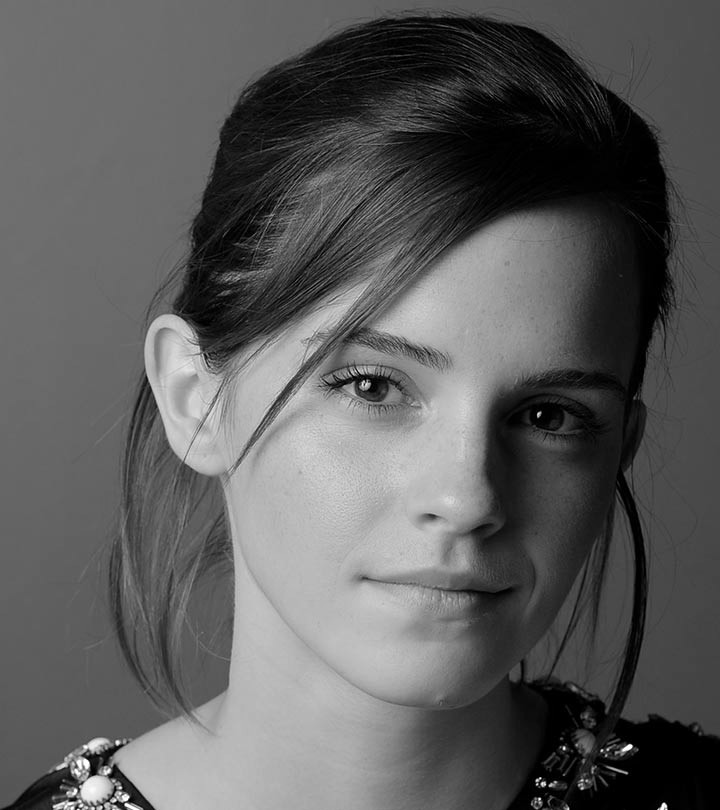
#> input picture emma_gray.jpg, 720 x 810 px
$ jupyter execute final.ipynb
#> lines starting #> are read from the running program, lines starting #| are printed output that depends on the picture
### 1. Implementing the intensity transformation

[cell 1]
import cv2 as cv
import matplotlib.pyplot as plt
import numpy as np

#generating intensity map
transform = np.linspace(start = 0, stop = 50, num = 51, dtype=np.uint8)
transform = np.insert(transform,transform.size, np.linspace(start = 100, stop = 255, num = 100, dtype=np.uint8))
transform = np.insert(transform,transform.size-1, np.linspace(start = 150, stop = 255, num = 105, dtype=np.uint8))
#print(transform.size)
fig,ax = plt.subplots()
ax.plot(transform)
ax.set_xlabel( r'Input Intensity, $f(\mathbf{x})$')
ax.set_ylabel('Output Intensity, $\mathrm{T}[f(\mathbf{x})]$')
ax.set_xlim(0, 255)
ax.set_ylim(0, 255)
ax.set_aspect('equal')
plt.savefig('task1_transform.png')
#> figure, not shown here; curve peaks at x = 254, y = 255
plt.show()

img_orig = cv.imread('emma_gray.jpg', cv.IMREAD_GRAYSCALE)
#> img_orig is the input picture: shape (810, 720); min 0, max 255, mean 92.2
image_transformed = cv.LUT(img_orig, transform)
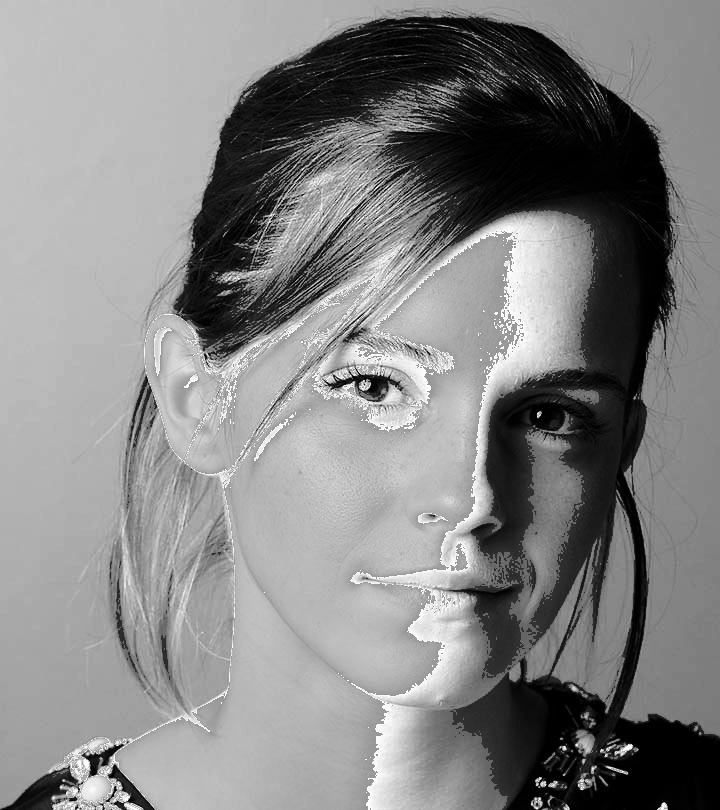
#> image_transformed: shape (810, 720); min 0, max 255, mean 132.4
fig,ax = plt.subplots(1,2,figsize=(10,30))
ax[0].imshow(img_orig,cmap='gray', vmin=0, vmax=255)
ax[1].imshow(image_transformed,cmap='gray', vmin=0, vmax=255)
plt.show()

### 2. Apply a similar operation as above to fig 2

[cell 2]
import cv2 as cv
import matplotlib.pyplot as plt
import numpy as np
#generating intensity map
img_orig2 = cv.imread('brain_proton_density_slice.png', cv.IMREAD_GRAYSCALE)
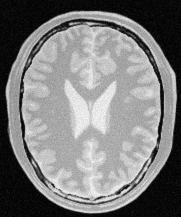
#> input picture brain_proton_density_slice.png, 181 x 217 px
#> img_orig2 is the input picture: shape (217, 181); min 0, max 251, mean 123.7
#Looking at histogram to take an idea about creating transformation array
hist = cv.calcHist([img_orig2], [0], None, [256], [0,256])
#> hist = 256 values, max 1097 at index 7, min 0 at index 248, mean 153.4
plt.plot(hist)
plt.xlim([0,256])
plt.show()
#> figure, not shown here; curve peaks at x = 7, y = 1097

transform2 = np.linspace(start = 0, stop = 150, num = 150, dtype=np.uint8)
transform2 = np.insert(transform2,transform2.size, np.linspace(start = 150, stop = 155, num = 30, dtype=np.uint8))
transform2 = np.insert(transform2,transform2.size, np.linspace(start = 200, stop = 255, num = 76, dtype=np.uint8))

print(transform2.size)
fig,ax = plt.subplots()
ax.plot(transform2)
ax.set_xlabel( r'Input Intensity, $f(\mathbf{x})$')
ax.set_ylabel('Output Intensity, $\mathrm{T}[f(\mathbf{x})]$')
ax.set_xlim(0, 255)
ax.set_ylim(0, 255)
ax.set_aspect('equal')
plt.savefig('task2_transform.png')
#> figure, not shown here; curve peaks at x = 255, y = 255
plt.show()

img_orig2_blur = cv.GaussianBlur(img_orig2,(5,5),0)#filter before transformation

image_transformed2 = cv.LUT(img_orig2_blur, transform2)
fig,ax = plt.subplots(1,2,figsize=(10,30))
ax[0].imshow(img_orig2,cmap='gray', vmin=0, vmax=255)
ax[1].imshow(image_transformed2,cmap='gray', vmin=0, vmax=255)
plt.show()

### 3. Gamma Correction

[cell 3]
import cv2 as cv
import numpy as np
import matplotlib.pyplot as plt

bgr_img = cv.imread('highlights_and_shadows.jpg', cv.IMREAD_COLOR)
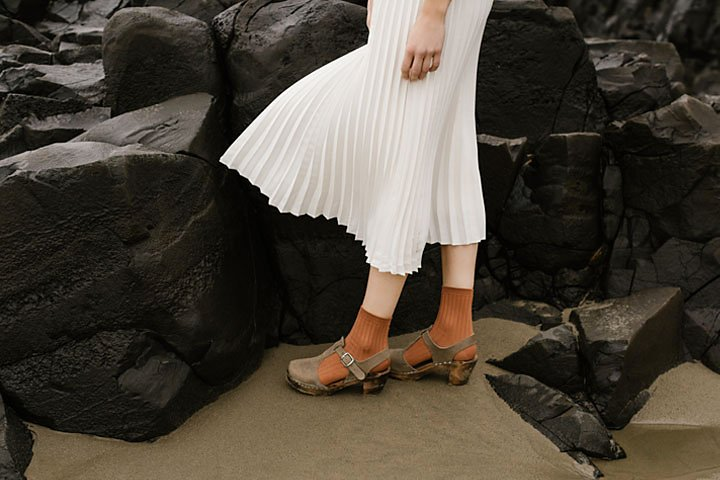
#> input picture highlights_and_shadows.jpg, 720 x 480 px
#> bgr_img is the input picture: shape (480, 720, 3); mean B, G, R 58.1, 68.6, 75.7
rgb_img = cv.cvtColor(bgr_img, cv.COLOR_BGR2RGB)
lab_image = cv.cvtColor(bgr_img, cv.COLOR_BGR2Lab)
#> lab_image: shape (480, 720, 3); mean of channels 0, 1, 2 71.3, 129.1, 135
fig,ax = plt.subplots(1,2,figsize=(10,30))
ax[0].imshow(rgb_img, vmin=0, vmax=255)
ax[1].imshow(lab_image, vmin=0, vmax=255)
plt.show()

L,A,B=cv.split(lab_image) #splitting channels
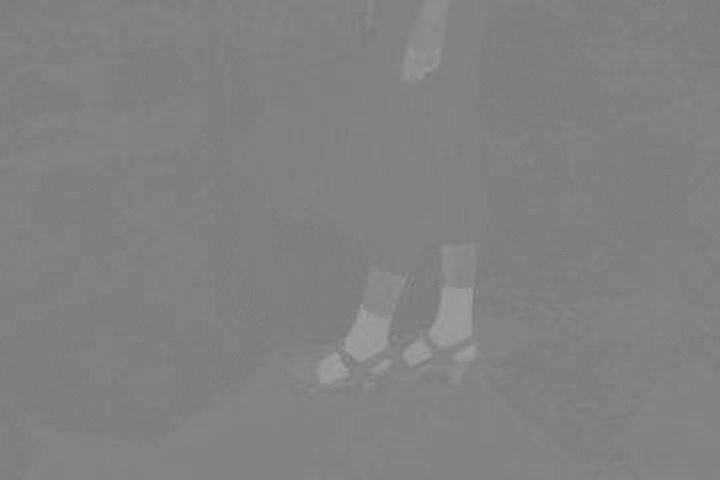
#> A: shape (480, 720); min 119, max 160, mean 129.1

def gammagenerator(source_img, gamma_value):

#> called with gamma_value = 2.2
    conv_table = [((i / 255) ** (1 / gamma_value)) * 255 for i in range(256)]
    conv_table = np.array(conv_table, np.uint8)
    return cv.LUT(source_img, conv_table)

gammaImg1 = cv.merge([gammagenerator(L, 2.2), A, B])  #applying gamma correction & combining channels
#> gammaImg1: shape (480, 720, 3); mean of channels 0, 1, 2 124.3, 129.1, 135

gammaImg1_rgb = cv.cvtColor(gammaImg1, cv.COLOR_Lab2RGB)
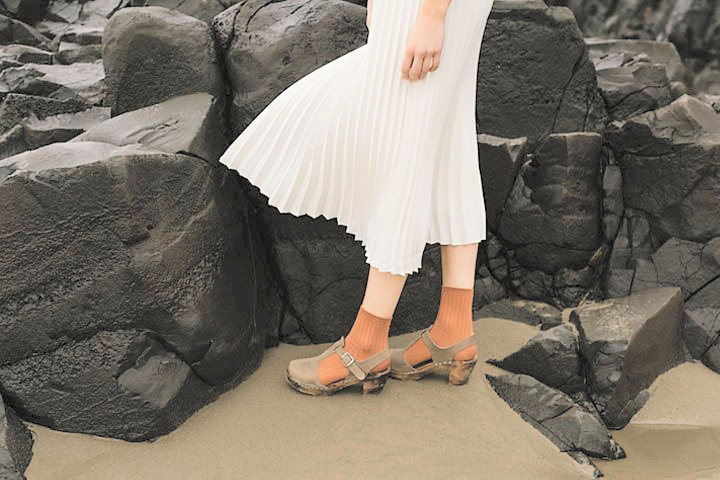
#> gammaImg1_rgb: shape (480, 720, 3); mean R, G, B 125.5, 117.6, 106.6
gammaImg2 = cv.merge([gammagenerator(L, 0.5), A, B])  #applying gamma correction & combining channels
#> gammaImg2: shape (480, 720, 3); mean of channels 0, 1, 2 38.6, 129.1, 135
gammaImg2_rgb = cv.cvtColor(gammaImg2, cv.COLOR_Lab2RGB)
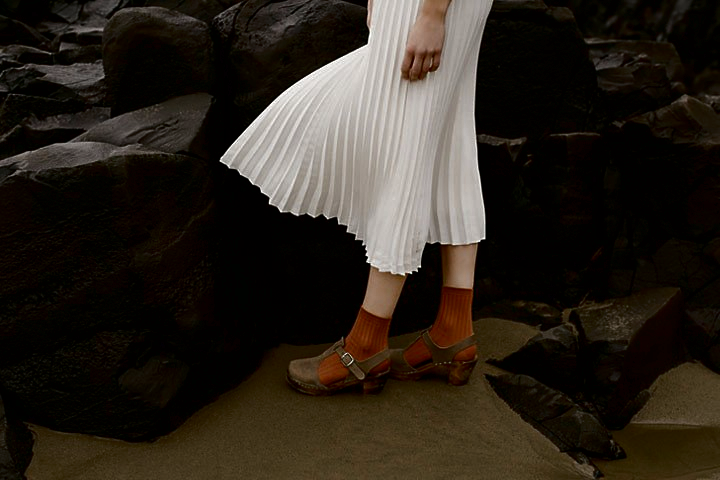
#> gammaImg2_rgb: shape (480, 720, 3); mean R, G, B 43.7, 36.7, 28.6

fig,ax = plt.subplots(1,3,figsize=(10,30))
ax[0].imshow(rgb_img, vmin=0, vmax=255)
ax[1].imshow(gammaImg1_rgb, vmin=0, vmax=255)
ax[2].imshow(gammaImg2_rgb, vmin=0, vmax=255)
plt.show()

### 4. Histogram Equalization

[cell 4]
import cv2 as cv
import numpy as np
import matplotlib.pyplot as plt

img=cv.imread('shells.png',cv.IMREAD_GRAYSCALE)
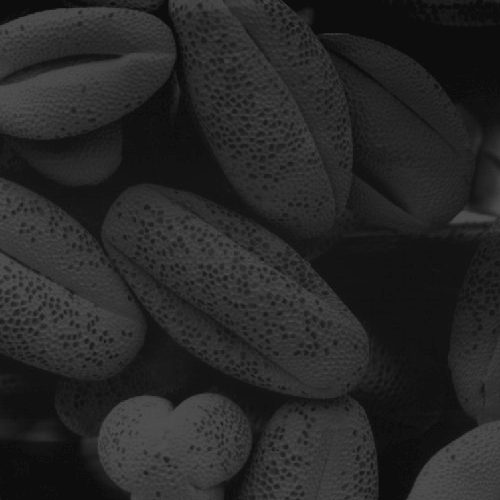
#> input picture shells.png, 500 x 500 px
#> img is the input picture: shape (500, 500); min 13, max 83, mean 38.7

hist,bins=np.histogram(img.ravel(),256,[0,256])
#> hist = 256 values, max 17718 at index 13, min 0 at index 0, mean 976.6; bins = 257 values from 0 to 256
cdf=hist.cumsum()
#> cdf = 256 values from 0 to 250000
cdf_normalized=cdf*hist.max()/cdf.max()
#> cdf_normalized = 256 values from 0 to 17718
plt.plot(cdf_normalized,color='b')
plt.hist(img.flatten(),256,[0,256],color='r')
plt.xlim([0,256])
#plt.legend(('cdf','histogram'),loc='upperleft')
plt.title('HistogramoftheOriginalImage')
plt.show()
#> figure, not shown here; tallest bar 17718 high, from x = 13 to 14; curve peaks at x = 83, y = 17718
equ=cv.equalizeHist(img)
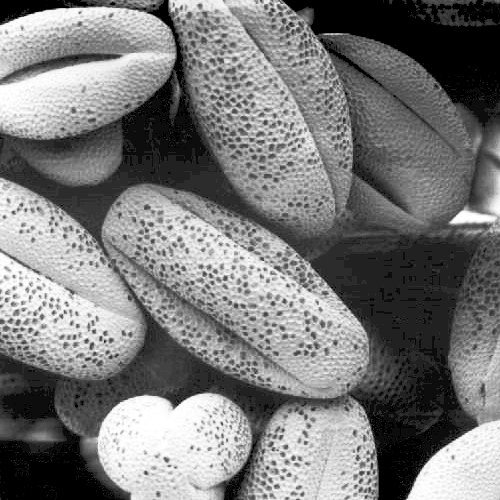
#> equ: shape (500, 500); min 0, max 255, mean 121.5
hist,bins=np.histogram(equ.ravel(),256,[0,256])
#> hist = 256 values, max 17814 at index 0, min 0 at index 2, mean 976.6
cdf=hist.cumsum()
#> cdf = 256 values from 17814 to 250000
cdf_normalized=cdf*hist.max()/cdf.max()
#> cdf_normalized = 256 values from 1269.4 to 17814
plt.plot(cdf_normalized,color='b')
plt.hist(equ.flatten(),256,[0,256],color='r')
plt.xlim([0,256])
#plt.legend(('cdf','histogram'),loc='upperleft')
plt.title('HistogramoftheEqualizedImage')
plt.show()
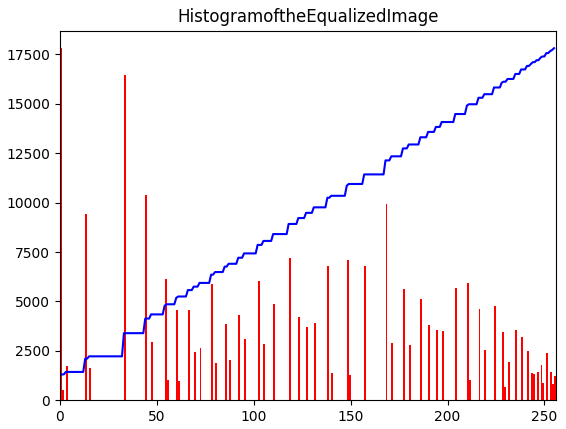
#> figure drawn by matplotlib, 1 panel; tallest bar 17814 high, from x = 0 to 1; curve peaks at x = 255, y = 17814
res=np.hstack((img,equ))
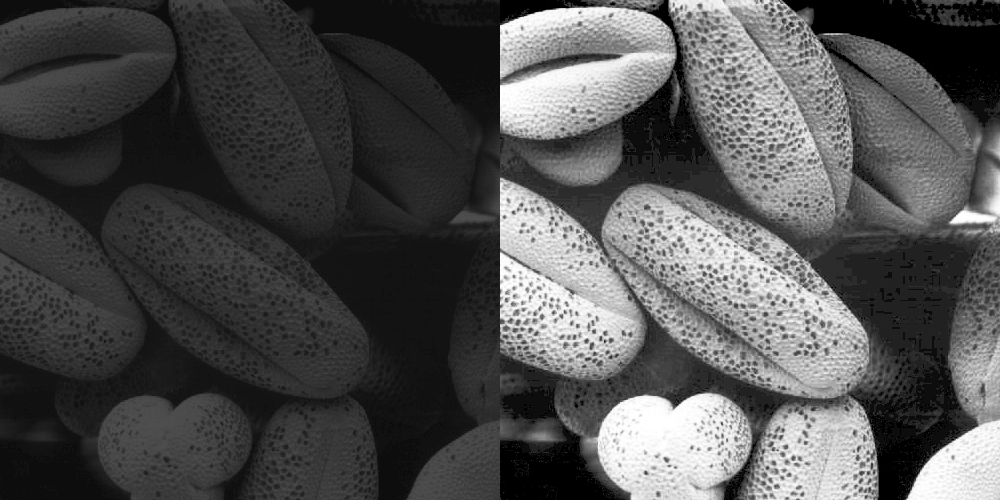
#> res: shape (500, 1000); min 0, max 255, mean 80.1
plt.axis('off')
plt.imshow(res,cmap='gray')
